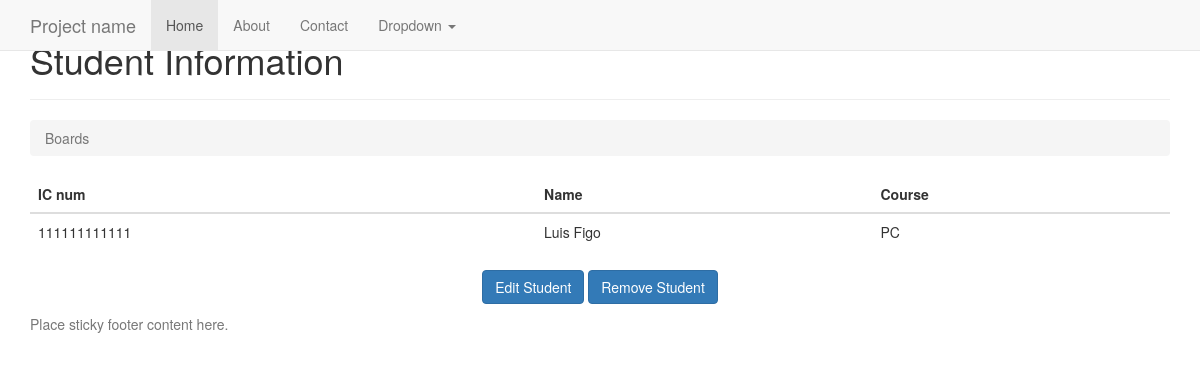
The app's page /1/, older data.
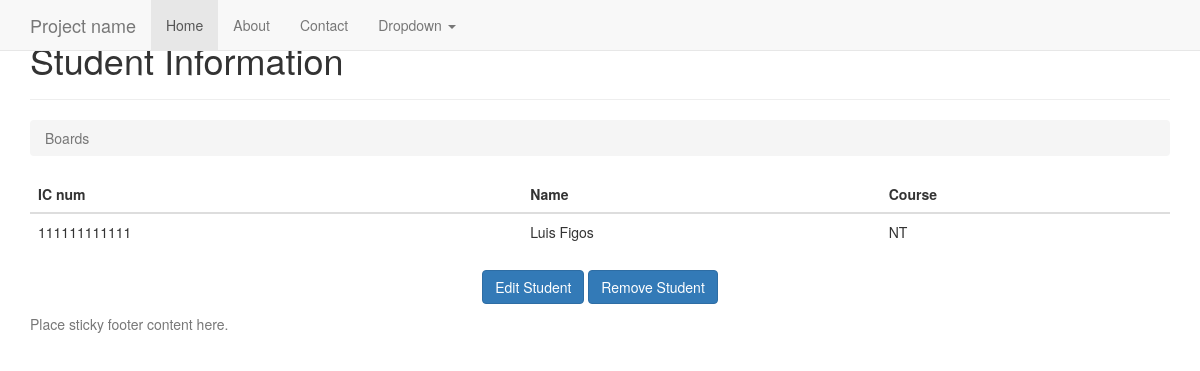
The same page, newer data.
### student/models.py (models this page shows, shortened)
class Student(models.Model):
	PROGRAMMING = 'PR'
	NETWORKING = 'NT'
	PCTECH = 'PC'
	COURSE_CHOICES = (
		(PROGRAMMING, 'Programming'),
		(NETWORKING, 'Networking'),
		(PCTECH, 'PC Technichian'),
	)
	icnum = models.CharField('IC Number',max_length=12,unique=True,blank=False,null=False)
	name = models.CharField('Name',max_length=300,blank=False,null=False)
	course = models.CharField('Coursework',max_length=2,choices=COURSE_CHOICES,default=PCTECH)
	createdby = models.ForeignKey('auth.User',on_delete=models.CASCADE)
	created_date = models.DateTimeField('Created Date',auto_now_add=True)

### student/views.py (the view)
# urls.py: url(r'^(?P<pk>\d+)/$', views.student_detail, name='student_detail'),
def student_detail(request,pk):
    student = get_object_or_404(Student, pk=pk)
    return render(request, 'student/student_detail.html', {'student': student})

### templates/student/student_detail.html
{% extends 'base.html' %}
{% block content %}
      <div class="page-header">
        <h1>Student Information</h1>
      </div>
      <ol class="breadcrumb my-4">
        <li class="breadcrumb-item active">Boards</li>
      </ol>
      <table class="table">
        <thead class="thead-inverse">
          <tr>
            <th>IC num</th>
            <th>Name</th>
            <th>Course</th>
          </tr>
        </thead>
        <tbody>
            <tr>
              <td>
                {{ student.icnum }}
              </td>
              <td class="align-middle">{{ student.name }}</td>
              <td class="align-middle">{{ student.course }}</td>
            </tr>
        </tbody>
	  </table>
    <p class="text-center">
      <a href="{% url 'student_edit' student.pk %}" class="btn btn-primary" >Edit Student</a>
      <a href="{% url 'student_remove' student.pk %}" class="btn btn-primary" >Remove Student</a>
    </p>
{% endblock %}

### templates/base.html (shortened to what this page needs)
{% load static %}
{% load i18n %}
<!DOCTYPE html>
<html lang="en">
  <head>
    <link href="http://getbootstrap.com/docs/3.3/dist/css/bootstrap.min.css" rel="stylesheet">
    <link href="http://getbootstrap.com/docs/3.3/assets/css/ie10-viewport-bug-workaround.css" rel="stylesheet">
    <link href="http://getbootstrap.com/docs/3.3/examples/sticky-footer-navbar/sticky-footer-navbar.css" rel="stylesheet">
  </head>
  <body>
    {% block navbar %}
    <nav class="navbar navbar-default navbar-fixed-top">
      <div class="container">
        <div class="navbar-header">
          <a class="navbar-brand" href="#">Project name</a>
        </div>
        <div id="navbar" class="collapse navbar-collapse">
          <ul class="nav navbar-nav">
            <li class="active"><a href="#">Home</a></li>
            <li><a href="#about">About</a></li>
            <li><a href="#contact">Contact</a></li>
            <li class="dropdown">
              <a href="#" class="dropdown-toggle" data-toggle="dropdown" role="button" aria-haspopup="true" aria-expanded="false">Dropdown <span class="caret"></span></a>
            </li>
          </ul>
        </div>
      </div>
    </nav>
    {% endblock %}
    <div class="container">
      {% block content %}{% endblock %}
    </div>
    {% block footer %}
    <footer class="footer">
      <div class="container">
        <p class="text-muted">Place sticky footer content here.</p>
      </div>
    </footer>
    {% endblock %}
  </body>
</html>

Row changes from the older to the newer data that the page shows:
changed Student: name "Luis Figo" → "Luis Figos"; course "PC" → "NT"
